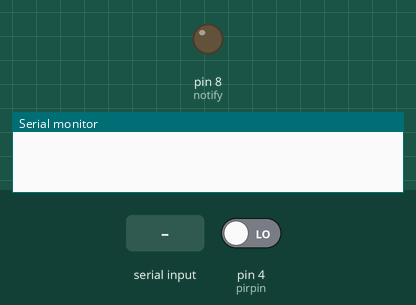
Recording of a sketch running on a simulated Arduino Uno, built with avr-gcc and run on an emulated ATmega328P. Shown: output pins drawn as LEDs (lit = HIGH), the last lines printed to the serial monitor. The test bench sets the inputs (shaded band); at power-on: pin 4 (pirpin) LOW.

Above: at 1.2 s.
1.3 s: pin 4 (pirpin) driven HIGH
At 2.5 s:
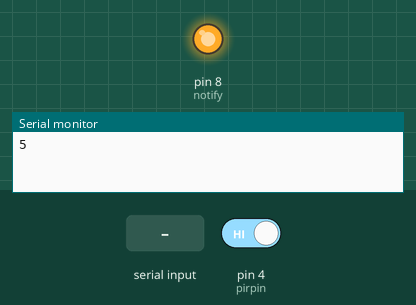
2.8 s: pin 4 (pirpin) driven LOW
At 4.5 s:
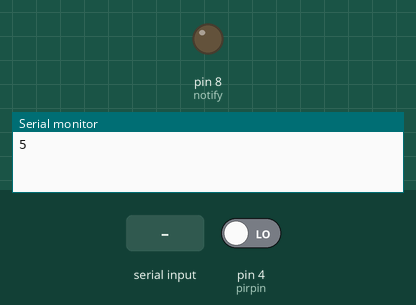
5.3 s: "3" received over Serial
At 5.7 s:
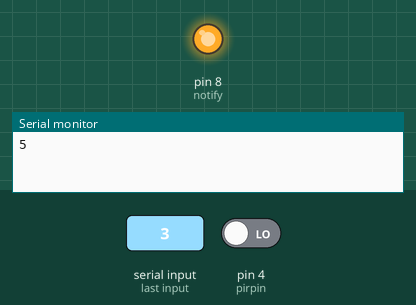
Timing chart, 0 to 8.3 s (numbered marks = the images above; inputs shaded):
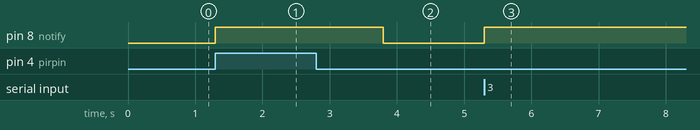

Measured:
- after the input at 1.3 s, pin 8 (notify): LOW → HIGH at once
- after the input at 2.8 s, pin 8 (notify): HIGH → LOW after 1.0 s
- after the input at 5.3 s, pin 8 (notify): LOW → HIGH at once

The sketch:

Codigo.ino
```cpp
char valor; // Almacena la informacion recibida
int notify = 8; // PIN 8 (Usado por LED y Buzzer)
int pirpin = 4; // PIN 4 (Usado por la señal del sensor PIR)
bool estadoPIR = true; // Si la monitorizacion de movimiento esta activa
bool estadoPANICO = false; // Si el modo panico esta activo

long unsigned int lowIn;
long unsigned int pause = 1000; // Una pausa de 1 segundo despues de parado el movimiento
boolean lockLow = true; // Evita reactivar la notificacion si es un movimiento continuo
boolean takeLowTime;

void setup() {
  pinMode(notify, OUTPUT);
  pinMode(pirpin, INPUT);
  Serial.begin(9600);
}

void loop() {
  PIRSensor();
  Panico();
  if(Serial.available() > 0)  // Verifica si hay datos para leer
  { // si los hay
    valor = Serial.read(); // Lee el dato y lo almacena
    if(valor == '0') { // Si es 0, entonces se desactiva la monitorizacion
      estadoPIR = false;
    } else if(valor == '1') { // Si es 1, entonces se activa la monitorizacion
      estadoPIR = true;
    }
    if(valor == '3') { // Si es 3, entonces se activa el modo panico
      estadoPANICO = true;
    } else if(valor == '4') { // Si es 4, entonces se desactiva el modo panico
      estadoPANICO = false;
    }
  }
}

void Panico() {
  if (estadoPANICO) { // Si el modo panico esta activo
    digitalWrite(notify, HIGH);
  } else {
    if (!estadoPIR) {
      digitalWrite(notify, LOW);
    }
  }
}

void PIRSensor() {
  if (estadoPIR) { // Si la monitorizacion esta activa
    if (digitalRead(pirpin) == HIGH) { // Si hay movimiento
      if (lockLow) {
          lockLow = false;
          digitalWrite(notify, HIGH); // Enciende el LED y el Buzzer
          Serial.print("5"); // Envia un 5 (para notificar al telefono)
          delay(50);
      }
      takeLowTime = true;
    }
    if (digitalRead(pirpin) == LOW) { // Si no hay movimiento
      if (takeLowTime) {
          lowIn = millis();
          takeLowTime = false;
      }
      if (!lockLow && millis() - lowIn > pause) { // Si durante un tiempo no se ha detectado movimiento
          lockLow = true;
          digitalWrite(notify, LOW); // Apaga el LED y el Buzzer
          delay(50);
      }
    }
  }
}
```
